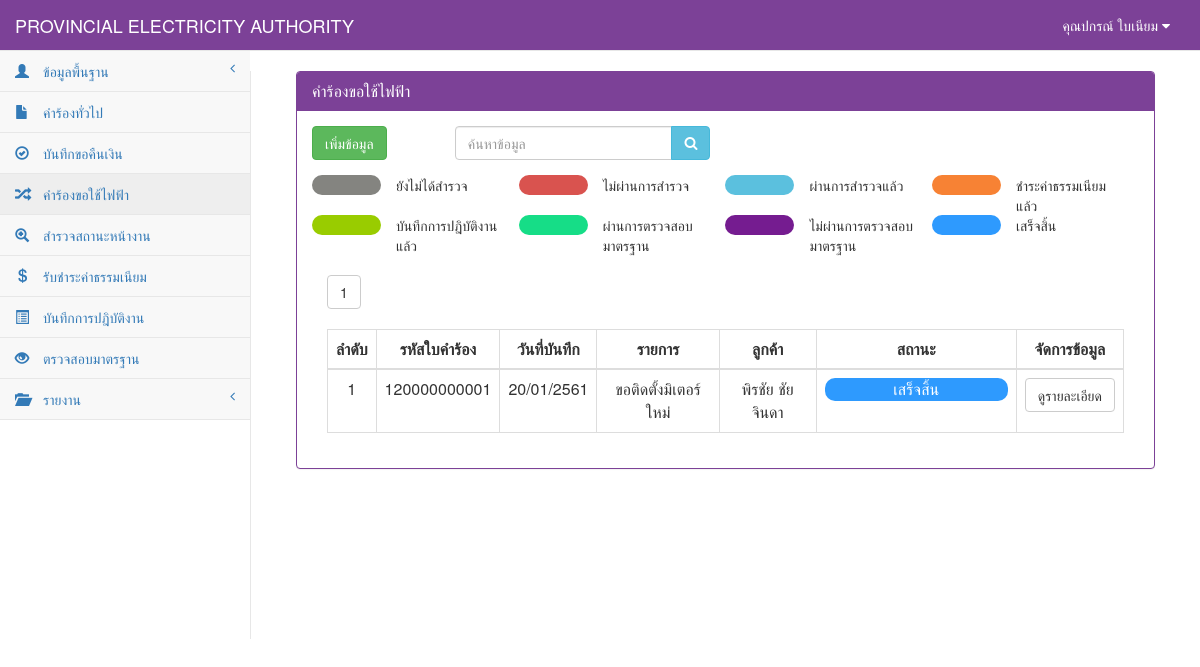
The app's page /RequestElectricity_show.php (signed in), older data.
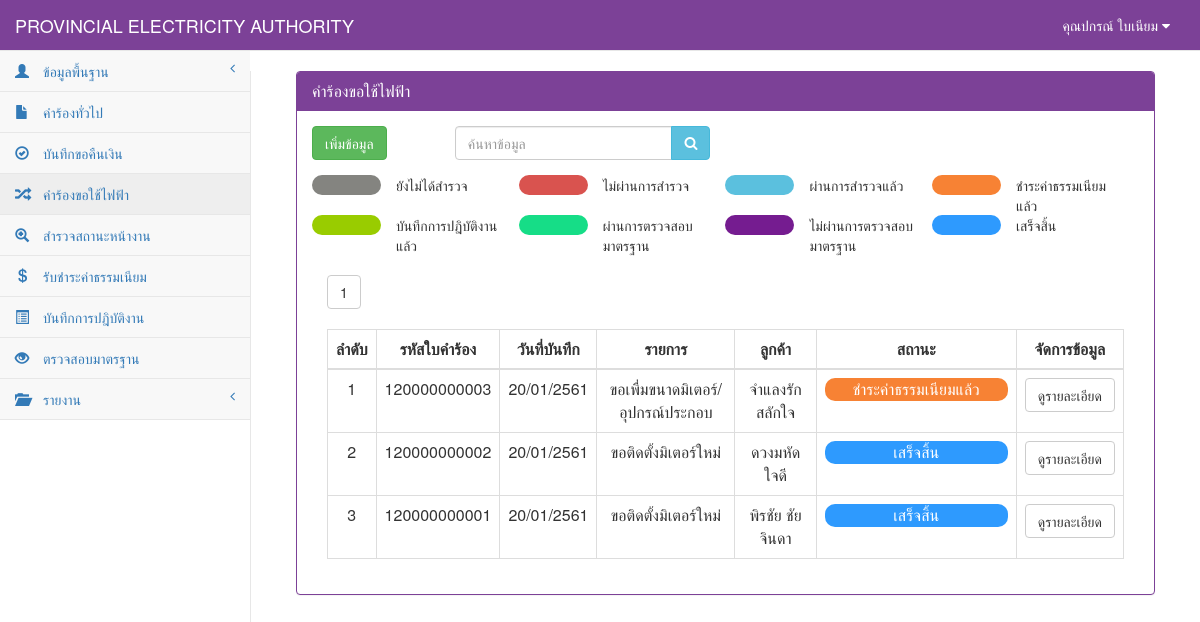
The same page, newer data.
### tables this page shows
CREATE TABLE `tb_electricity` (
  `re_id` char(12) NOT NULL,
  `re_date` date NOT NULL,
  `re_branch` varchar(50) NOT NULL,
  `user_id` char(13) NOT NULL,
  `cus_id` char(13) NOT NULL,
  `re_place_type` int(1) NOT NULL,
  `re_place_other` varchar(50) NOT NULL,
  `re_place_name` varchar(50) NOT NULL,
  `re_place_homeid` varchar(20) NOT NULL,
  `re_place_number` varchar(20) NOT NULL,
  `re_place_village` varchar(20) NOT NULL,
  `re_place_room` varchar(10) NOT NULL,
  `re_place_floor` varchar(5) NOT NULL,
  `re_place_alley` varchar(50) NOT NULL,
  `re_place_alleyway` varchar(50) NOT NULL,
  `re_place_road` varchar(50) NOT NULL,
  `re_place_villno` varchar(2) NOT NULL,
  `re_place_district` varchar(30) NOT NULL,
  `re_place_canton` varchar(30) NOT NULL,
  `re_place_province` varchar(30) NOT NULL,
  `re_place_post` varchar(10) NOT NULL,
  `re_place_tel` char(10) NOT NULL,
  `re_place_fax` char(10) NOT NULL,
  `re_place_email` varchar(30) NOT NULL,
  `re_place_service` varchar(10) NOT NULL,
  `re_contact_place` varchar(100) NOT NULL,
  `re_contact_homeid` varchar(20) NOT NULL,
  `re_contact_number` varchar(20) NOT NULL,
  `re_contact_village` varchar(20) NOT NULL,
  `re_contact_room` varchar(10) NOT NULL,
  `re_contact_floor` varchar(5) NOT NULL,
  `re_contact_alley` varchar(50) NOT NULL,
  `re_contact_alleyway` varchar(50) NOT NULL,
  `re_contact_road` varchar(50) NOT NULL,
  `re_contact_villno` varchar(2) NOT NULL,
  `re_contact_district` varchar(30) NOT NULL,
  `re_contact_canton` varchar(30) NOT NULL,
  `re_contact_province` varchar(30) NOT NULL,
  `re_contact_post` varchar(10) NOT NULL,
  `re_contact_tel` char(10) NOT NULL,
  `re_contact_fax` char(10) NOT NULL,
  `re_contact_email` varchar(30) NOT NULL,
  `re_want_type` int(2) NOT NULL,
  `re_want_other` varchar(100) NOT NULL,
  `re_detail` varchar(100) NOT NULL,
  `re_use_type` int(1) NOT NULL,
  `re_use_other` varchar(255) NOT NULL,
  `re_dateset` date NOT NULL,
  `re_keep_type` int(1) NOT NULL,
  `re_keep_name` varchar(255) NOT NULL,
  `re_keep_homeid` varchar(20) NOT NULL,
  `re_keep_number` varchar(20) NOT NULL,
  `re_keep_village` varchar(20) NOT NULL,
  `re_keep_room` varchar(20) NOT NULL,
  `re_keep_floor` varchar(5) NOT NULL,
  `re_keep_alley` varchar(50) NOT NULL,
  `re_keep_alleyway` varchar(50) NOT NULL,
  `re_keep_road` varchar(50) NOT NULL,
  `re_keep_villno` varchar(2) NOT NULL,
  `re_keep_district` varchar(30) NOT NULL,
  `re_keep_canton` varchar(30) NOT NULL,
  `re_keep_province` varchar(30) NOT NULL,
  `re_keep_post` varchar(10) NOT NULL,
  `re_keep_tel` char(10) NOT NULL,
  `re_keep_fax` char(10) NOT NULL,
  `re_keep_email` varchar(30) NOT NULL,
  `re_picture` varchar(255) NOT NULL,
  `re_status` int(1) NOT NULL,
  `re_pay` int(1) NOT NULL,
  PRIMARY KEY  (`re_id`,`re_keep_district`)
);

CREATE TABLE `tb_customer` (
  `cus_id` char(13) NOT NULL,
  `cus_first` int(2) NOT NULL,
  `cus_name` varchar(50) NOT NULL,
  `cus_type` varchar(30) NOT NULL,
  `cus_code` char(9) NOT NULL,
  `cus_tax` char(13) NOT NULL,
  `cus_homeid` varchar(20) NOT NULL,
  `cus_number` varchar(20) NOT NULL,
  `cus_village` varchar(20) NOT NULL,
  `cus_room` varchar(10) NOT NULL,
  `cus_floor` varchar(5) NOT NULL,
  `cus_alley` varchar(50) NOT NULL,
  `cus_alleyway` varchar(50) NOT NULL,
  `cus_road` varchar(50) NOT NULL,
  `cus_vilno` varchar(2) NOT NULL,
  `cus_district` varchar(30) NOT NULL,
  `cus_canton` varchar(30) NOT NULL,
  `cus_province` varchar(30) NOT NULL,
  `cus_post` varchar(10) NOT NULL,
  `cus_tel` char(10) NOT NULL,
  `cus_fax` char(10) NOT NULL,
  `cus_email` varchar(30) NOT NULL,
  PRIMARY KEY  (`cus_id`)
);

### connect_db.php (called while the page is built, shortened)
<?php
$dbname="pea";
$limit=10;
?>

### RequestElectricity_show.php (the view, shortened to what the changed rows need)
<?php
include "connect_db.php";
function Dateim($mydate){
    $d=split("-",$mydate);
    $mydate=$d[2]."/".$d[1]."/".($d[0]+543);
    return "$mydate";
}
?>
<!DOCTYPE html>
<html>
<head>
    <link href="vendor/bootstrap/css/bootstrap.css" rel="stylesheet">
    <link href="vendor/metisMenu/metisMenu.css" rel="stylesheet">
    <link href="dist/css/sb-admin-2.css" rel="stylesheet">
    <link href="vendor/font-awesome/css/font-awesome.css" rel="stylesheet" type="text/css">
</head>
<body>
    <div id="page-wrapper">
        <div class="col-sm-12 ">
            <div class="panel panel-primary">
                <div class="panel-heading">
                    <h2 class="panel-title">คำร้องขอใช้ไฟฟ้า</h2>
                </div>
            <div class="panel-body">
                <br>
            <div class="col-sm-12">
                <div class="table-responsive">
                    <?php
                        $sql_all_rows="select * from tb_electricity order by re_id";
                        $result_all_rows=mysql_db_query($dbname,$sql_all_rows);
                        $rows=mysql_num_rows($result_all_rows);
                        $total_page=ceil($rows/$limit);
                        if($_GET[start]==""){ $start="1"; }else{ $start=$_GET[start]; }
                    ?>
                    <?php
                    for($i=1;$i<=$total_page;$i++){
                            if($start==$i){
                                    echo "<a href='RequestElectricity_show.php?start=".$i."&limit=".$limit."'><button class='btn btn-default '>".$i."</button></a>&nbsp;";
                            }else{
                                    echo "<a href='RequestElectricity_show.php?start=".$i."&limit=".$limit."' c><button class='btn btn-default active'>".$i."</button></a>&nbsp;";
                            }
                    }
                    ?> <br><br>
                    <table width="100%" class="table table-bordered table-hover">
                        <thead>
                            <tr>
                                <th class=" text-center" >ลำดับ</th>
                                <th class=" text-center" >รหัสใบคำร้อง</th>
                                <th class=" text-center" >วันที่บันทึก</th>
                                <th class=" text-center" >รายการ</th>
                                <th class=" text-center" >ลูกค้า</th>
                                <th class=" text-center" style="min-width: 200">สถานะ</th>
                                <th class=" text-center">จัดการข้อมูล</th>
                            </tr>
                        </thead>
                            <tbody>
                            <?php
                                if($_GET[start]=="" || $_GET[start]=="1"){
                                        $page="0";
                                }else{
                                        $page=($_GET[start]-1)*$limit;
                                }
                                $sql="select * from tb_electricity where re_id like '%".$_POST[search]."%' order by re_id desc limit $page,$limit";
                                $result=mysql_db_query($dbname,$sql);
                                    if(mysql_num_rows($result)>0){
                                        while($array=mysql_fetch_array($result)){
                                            $page++;
                                            $sqlcus="select * from tb_customer where cus_id='".$array[cus_id]."'";
                                            $resultcus=mysql_db_query($dbname,$sqlcus);
                                            $arraycus=mysql_fetch_array($resultcus);
                                            if ($array[re_want_type] == 0) {
                                                $want = "ขอติดตั้งมิเตอร์ใหม่";
                                            } elseif ($array[re_want_type] == 1) {
                                                $want = "ขอตัดฝากมิเตอร์โดยไม่ใช้ไฟฟ้า";
                                            } elseif ($array[re_want_type] == 2) {
                                                $want = "ขอต่อกลับการใช้ไฟฟ้า";
                                            } elseif ($array[re_want_type] == 3) {
                                                $want = "ขอเพื่มขนาดมิเตอร์/อุปกรณ์ประกอบ";
                                            } elseif ($array[re_want_type] == 4) {
                                                $want = "ขอเปลี่ยนประเภทมิเตอร์";
                                            } elseif ($array[re_want_type] == 5) {
                                                $want = "ขอหยุดซ่อมแซมเครื่องจักรประจำปี";
                                            } elseif ($array[re_want_type] == 6) {
                                                $want = "ขอใช้ไฟฟ้าชั่วคราวแบบเหมาจ่าย";
                                            } elseif ($array[re_want_type] == 7) {
                                                $want = "ขอติดตั้งไฟฟ้าชั่วคราว";
                                            } elseif ($array[re_want_type] == 8) {
                                                $want = "ขอตัดฝากมิเตอร์ใช้เพื่อแสงสว่างไม่ลด CT";
                                            } elseif ($array[re_want_type] == 9) {
                                                $want = "ขอยกเลิกเลิกการใช้ไฟฟ้า";
                                            } elseif ($array[re_want_type] == 10) {
                                                $want = "ชอลดขนาดมิเตอร์/อุปกรณ์ประกอบ";
                                            } elseif ($array[re_want_type] == 11) {
                                                $want = "ขอใช้ไฟฟ้าสาธารณะ";
                                            } elseif ($array[re_want_type] == 12) {
                                                $want = "ขอตัดมิเตอร์ใช้เพื่อแสงสว่างลด CT";
                                            } elseif ($array[re_want_type] == 13) {
                                                $want = "ขอย้ายจุดติดตั้งมิเตอร์/อุปกรณ์ประกอบ";
                                            } elseif ($array[re_want_type] == 14) {
                                                $want = "ขอเปลี่ยนมิเตอร์กรณีชำรุด";
                                            } elseif ($array[re_want_type] == 15) {
                                                $want = "ขอใช้ไฟฟ้าตู้โทรศัพท์ต่อตรง";
                                            } elseif ($array[re_want_type] == 16) {
                                                $want = $array[re_place_other];
                                            }
                                            if($array[re_status]==0){
                                                $label="ยังไม่ได้สำรวจ";
                                                $status="#848480";
                                            }elseif($array[re_status]==1){
                                               $status="#5bc0de";
                                               $label="ผ่านการสำรวจแล้ว";
                                            }elseif($array[re_status]==2){
                                               $status="#F78234";
                                               $label="ชำระค่าธรรมเนียมแล้ว";
                                            }elseif($array[re_status]==3){
                                               $status="#99cc00";
                                               $label="บันทึกการปฎิบัติงานแล้ว";
                                            }elseif($array[re_status]==4){
                                               $status="#16DD87";
                                               $label="ไม่ผ่านการตรวจสอบมาตรฐาน,รอแก้ไข";
                                            }elseif($array[re_status]==5){
                                               $status="#751C90";
                                               $label="ไม่ผ่านการตรวจสอบมาตรฐาน,รอตรวจสอบใหม่";
                                            }elseif($array[re_status]==6){
                                               $status="#2E9AFE";
                                               $label="เสร็จสิ้น";
                                            }elseif($array[re_status]==9){
                                               $status="#d9534f";
                                               $label="ไม่ผ่านการสำรวจ";
                                            }
                            ?>
                                    <tr>
                                        <td class="text-center"><?=$page?></td>
                                            <td class=" text-center"><?=$array[re_id]?></td>
                                            <td class=" text-center"><?= Dateim($array[re_date]);?></td>
                                            <td class=" text-center"><?=$want?></td>
                                            <td class="text-center"><?=$arraycus[cus_name]?></td>
                                            <td class="text-center"><div style="border-radius:10px; background-color: <?=$status?>; color: white;"><?=$label?></div></td>
                                            <td align="center">
                                                <div class="btn-group">
                                                    <a class="btn btn-default" href="RequestElectricity_detail.php?re_id=<?=$array[re_id]?>">ดูรายละเอียด</a>
                                                </div>
                                            </td>
                                    </tr>
                                    <?php
                                        }
                                            }else{
                                    ?>
                                    <tr><td colspan="7" align="center">ไม่พบข้อมูล</td></tr>
                                    <?
                                            }
                                    ?>
                            </tbody>
                    </table>
                </div>
            </div>
        </div>
        </div>
    </div>
</div>
</body>
</html>

Row changes from the older to the newer data that the page shows:
added tb_electricity: array "120000000003", array "20/01/2561", want "ขอเพื่มขนาดมิเตอร์/อุปกรณ์ประกอบ", cus.cus_name "จำแลงรัก สลักใจ", label "ชำระค่าธรรมเนียมแล้ว"
added tb_electricity: array "120000000002", array "20/01/2561", want "ขอติดตั้งมิเตอร์ใหม่", cus.cus_name "ดวงมหัด ใจดี", label "เสร็จสิ้น"
